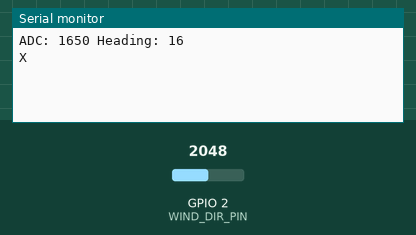
This program was run on a simulated ESP32-S3. Shown: the last lines printed to the serial monitor. The inputs (shaded band) are chosen by the test bench; at power-on: GPIO 2 (WIND_DIR_PIN) = 2048 (analog values on the 0–4095 scale).

Above: at 1.2 s.
1.3 s: GPIO 2 (WIND_DIR_PIN) set to 2380
At 2.8 s:
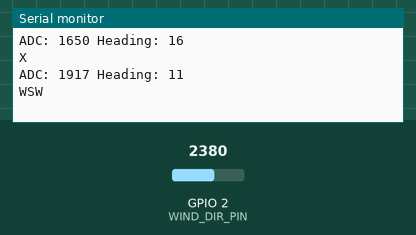
4.3 s: GPIO 2 (WIND_DIR_PIN) set to 2866
At 7.0 s:
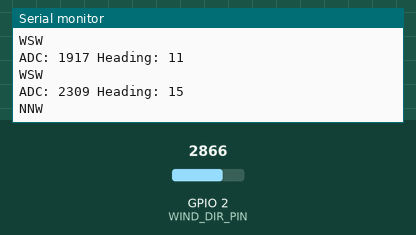
7.3 s: GPIO 2 (WIND_DIR_PIN) set to 3161
At 8.7 s:
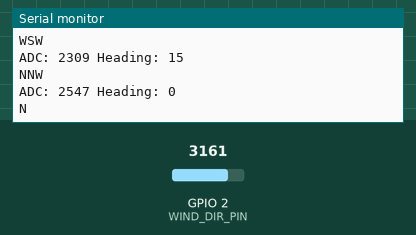
10.3 s: GPIO 2 (WIND_DIR_PIN) set to 3603
At 13.0 s:
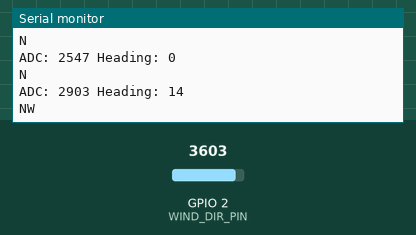
13.3 s: GPIO 2 (WIND_DIR_PIN) set to 1228
At 14.7 s:
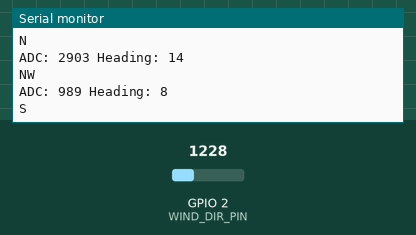
15.7 s: GPIO 2 (WIND_DIR_PIN) set to 491
At 17.4 s:
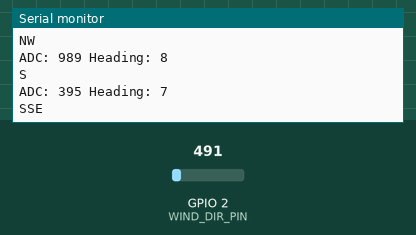
Timing chart, 0 to 18.9 s (numbered marks = the images above; inputs shaded):
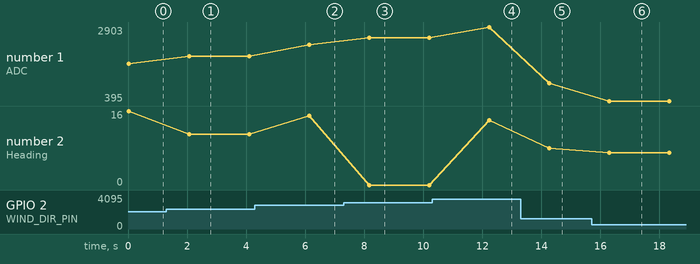

The program:

main.cpp
```cpp
#include <Arduino.h>

// pins
const uint8_t WIND_DIR_PIN = 2;

// functions
const uint16_t getADCValue();
const uint8_t determineHeading(uint16_t adc_value);

// globals
uint16_t heading_raw = 0;
uint8_t heading_conv = 0;

const char * heading_map[] =
{
  "N\0", "NNE\0", "NE\0", "ENE\0",
  "E\0", "ESE\0", "SE\0", "SSE\0",
  "S\0", "SSW\0", "SW\0", "WSW\0",
  "W\0", "WNW\0", "NW\0", "NNW\0",
  "X\0"
};

void setup()
{
  Serial.begin(115200);
  //setup wind vane
  analogReadResolution(12);
  pinMode(WIND_DIR_PIN, ANALOG);
}

void loop()
{
  heading_raw = getADCValue();
  heading_conv = determineHeading(heading_raw);

  Serial.printf("ADC: %d Heading: %d\r\n%s\r\n", heading_raw, heading_conv, heading_map[heading_conv]);

  delay(2000);
}

const uint16_t getADCValue()
{
  //multisampling
  uint16_t adc_value = 0;
  for (int i = 0; i < 16; i++)
  {
    //use ESP32-S3 factory calibration with analogReadMillivolts();
    adc_value += analogReadMilliVolts(WIND_DIR_PIN);
    delay(2);
  }
  adc_value /= 16;

  return adc_value;
}

const uint8_t determineHeading(uint16_t adc_value)
{
  //headings go clockwise every 22.5 degrees from N (0 deg) to NNW (337.5 deg)
  //bounds are plus minus 75mV, sadly some overlap
  if (adc_value >= 2458 && adc_value <= 2598)    return 0;
  if (adc_value >= 1233 && adc_value <= 1383)    return 1;
  if (adc_value >= 1412 && adc_value <= 1562)    return 2;
  if (adc_value >= 225 && adc_value <= 375)    return 4;
  if (adc_value >= 195 && adc_value <= 345)    return 3;
  if (adc_value >= 137 && adc_value <= 287)    return 5;
  if (adc_value >= 520 && adc_value <= 670)    return 6;
  if (adc_value >= 333 && adc_value <= 483)    return 7;
  if (adc_value >= 851 && adc_value <= 1001)    return 8;
  if (adc_value >= 714 && adc_value <= 864)    return 9;
  if (adc_value >= 1956 && adc_value <= 2106)    return 10;
  if (adc_value >= 1857 && adc_value <= 2007)    return 11;
  if (adc_value >= 2971 && adc_value <= 3121)    return 12;
  if (adc_value >= 2592 && adc_value <= 2742)    return 13;
  if (adc_value >= 2784 && adc_value <= 2934)    return 14;
  if (adc_value >= 2190 && adc_value <= 2340)    return 15;

  return 16;
}
```

Measured:
- after the input at 1.3 s, the serial monitor: prints a new line after 0.77 s (image 1)
- after the input at 4.3 s, the serial monitor: prints a new line after 1.8 s (image 2)
- after the input at 7.3 s, the serial monitor: prints a new line after 0.87 s (image 3)
- after the input at 10.3 s, the serial monitor: prints a new line after 1.9 s (image 4)
- after the input at 13.3 s, the serial monitor: prints a new line after 0.97 s (image 5)
- after the input at 15.7 s, the serial monitor: prints a new line after 0.61 s (image 6)
- plotted number 1: 1650 → 1917 after the input at 1.3 s, 1917 → 2309 after the input at 4.3 s, 2309 → 2547 after the input at 7.3 s, 2547 → 2903 after the input at 10.3 s, 2903 → 989 after the input at 13.3 s
- plotted number 2: 16 → 11 after the input at 1.3 s, 11 → 15 after the input at 4.3 s, 15 → 0 after the input at 7.3 s, 0 → 14 after the input at 10.3 s, 14 → 8 after the input at 13.3 s
